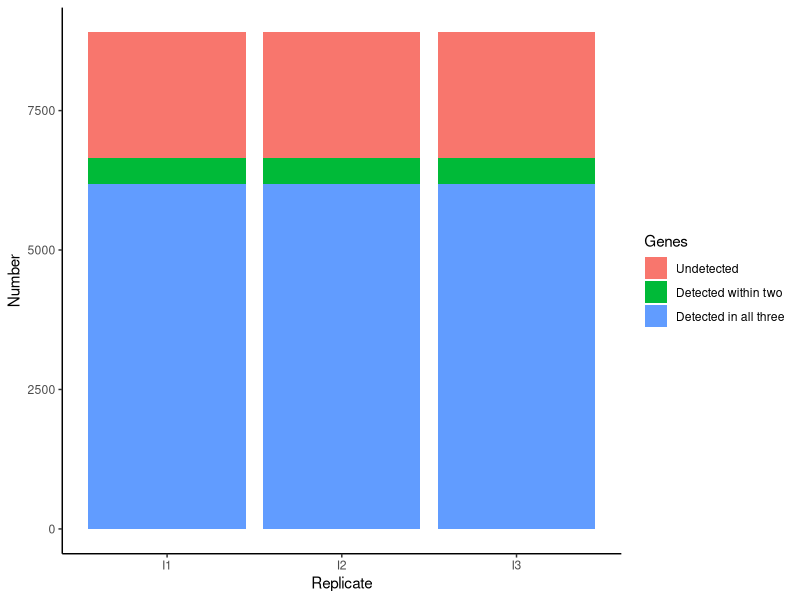

This chart was generated by the following R code:
## ---------------------------------------------------------------------------------

## Figure for Toxo 2F
## Author: Reanna Dona
## Created  7 April 2022 
## Last updated 21 April 2022

## Notes: Used for Supplementary Figure S5 for depicting all three of those concepts--
# genes detected v undetected, genes in at least 2 replicates and gene in all three replicates

# Make stacked barplot 

## ---------------------------------------------------------------------------------

## set working directory
# correct folder with most updated markersa
setwd("~/Dropbox (EinsteinMed)/GreallyLab/Toxoplasma/Manuscript/Supplementary/Supplementary figures/")



## ---------------------------------------------------------------------------------

library(ggplot2)

# 8899 genes total in toxo genome
# 6653 genes are within two
# 6191 genes are expressed in all three
Undetected <- 8899-6653
Within2 <- 6655-6191 
Within3 <- 6191

Replicate <- c(rep("I1", 3), rep("I2",3),rep("I3",3))
Genes <- rep(c("Undetected","Detected within two", "Detected in all three"),3)
Number <- rep(c(Undetected,Within2,Within3),3)
data <- data.frame(Replicate,Genes,Number)
data$Genes <- factor(data$Genes, levels=c("Undetected","Detected within two", "Detected in all three"))

p1 <- ggplot(data, aes(fill=Genes, y=Number, x=Replicate)) + 
  geom_bar(position="stack", stat="identity")+ theme_classic()

pdf("S5_stackedbarplot.pdf", width=8, height=6)
p1 
dev.off()
